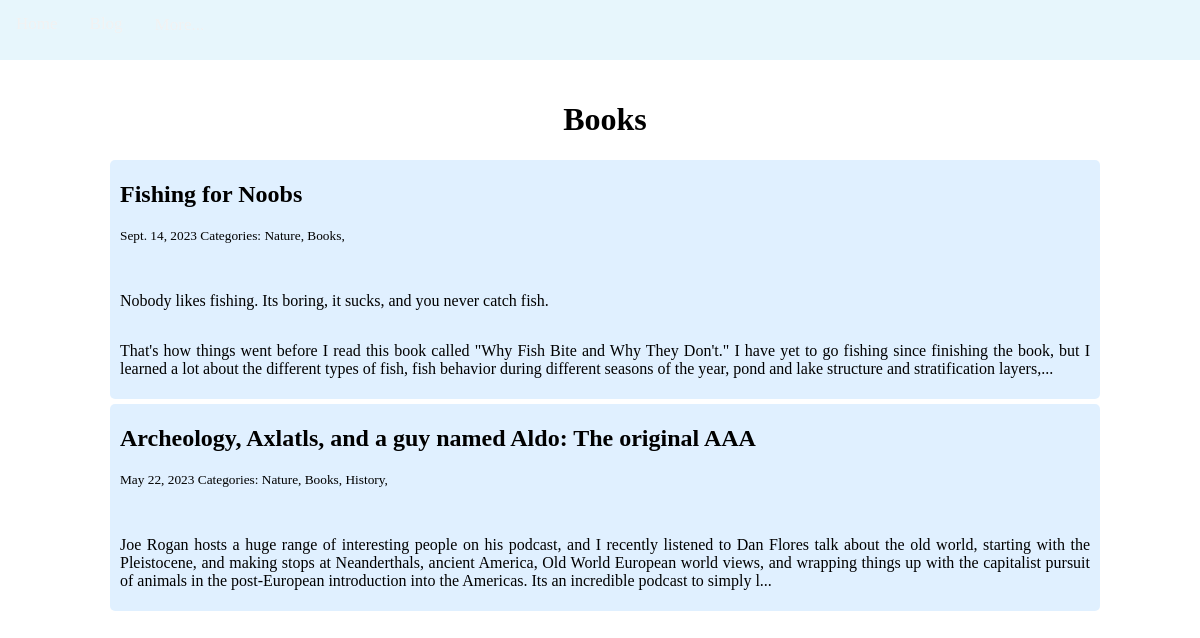
The page /blog/Books/ on the database its author committed.
### blog/models.py (models this page shows)
class Category(models.Model):
    name = models.CharField(max_length=20)
    caption = models.CharField(max_length=255)
    image = models.ImageField(upload_to='images')

class Post(models.Model):
    title = models.CharField(max_length=255)
    body = models.TextField()
    created_on = models.DateTimeField(auto_now_add=True)
    last_modified = models.DateTimeField(auto_now=True)
    categories = models.ManyToManyField("category", related_name="posts")
    image = models.ImageField(upload_to='images')
    class Meta:
        ordering = ['-created_on']

### blog/views.py (the view)
# urls.py: path('<category>/', views.blog_category, name='blog_category'),
def blog_category(request, category):
    posts = Post.objects.filter(categories__name__contains=category).order_by('-created_on')
    context = {
        "posts": posts,
        "category": category
    }
    return render(request, 'blog_category.html', context)

### blog/templates/blog_category.html
{% extends 'base_generic.html' %}
{% block content %}
    <div class="blog-container">
        <h1>{{ category | title }}</h1>
        {% for post in posts %}
        <div class="blog-post">
            <h2><a href="{% url 'blog_detail' post.pk %}">{{ post.title }}</a></h2>
            <small>
                {{ post.created_on.date }}
                Categories:
                {% for category in post.categories.all %}
                <a href="{% url 'blog_category' category.name %}">
                    {{ category.name }},
                </a>
                {% endfor %}
            </small>
            <p>{{ post.body | linebreaks | slice:":400" }}...</p>
        </div>
        {% endfor %}
    </div>
{% endblock %}

### myblogsite/static/style1.css (style rules this page uses)
body { background-image: url('IMG_5010.jpg'); background-position: top center; background-attachment: scroll; width: 100%; background-size: cover; background-repeat: no-repeat; margin: 0; display: grid; place-items: center; }
.blog-container { background-color: rgba(137, 207, 240,0); margin: 60px 50px 50px 60px; padding: 20px 50px 20px; text-align: center; }
.blog-post { background-color: rgba(224, 240, 255,.98); padding: 1px 10px 5px 10px; text-align: left; border-radius: 5px; margin-top: 5px; display:grid; }
.blog-post a { text-decoration: none; color: black; }
.blog-post p { text-align: justify; }

### rows shown on the page
Category: name "Books"
Post: title "Fishing for Noobs", created_on "Sept. 14, 2023", body "Nobody likes fishing. Its boring, it sucks, and you never catch fish. That's how things went before I read this book called \"Why Fish Bite and Why They Don't.\" I have yet to go fishing since finishing the book, but I learned a lot about the different types of fish, fish behavior during different seasons of the year, pond and lake structure and stratification layers,"
Category: name "Nature"
Post: title "Archeology, Axlatls, and a guy named Aldo: The original AAA", created_on "May 22, 2023", body "Joe Rogan hosts a huge range of interesting people on his podcast, and I recently listened to Dan Flores talk about the old world, starting with the Pleistocene, and making stops at Neanderthals, ancient America, Old World European world views, and wrapping things up with the capitalist pursuit of animals in the post-European introduction into the Americas. Its an incredible podcast to simply l"
Category: name "History"
